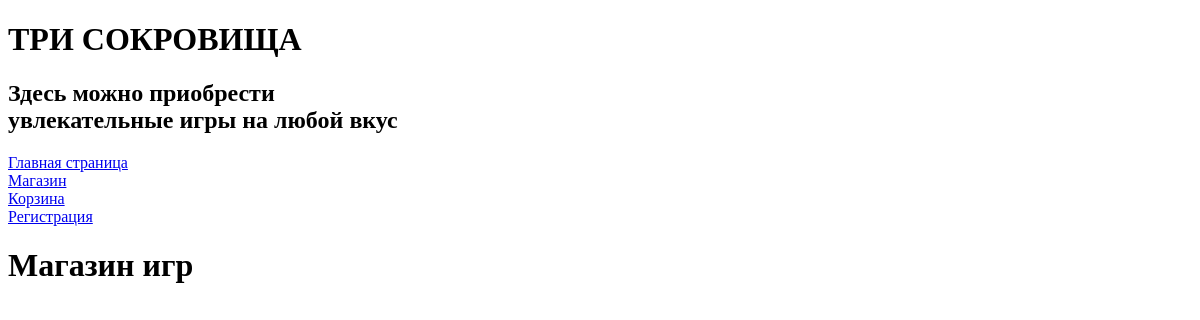
The app's page /shop/, older data.
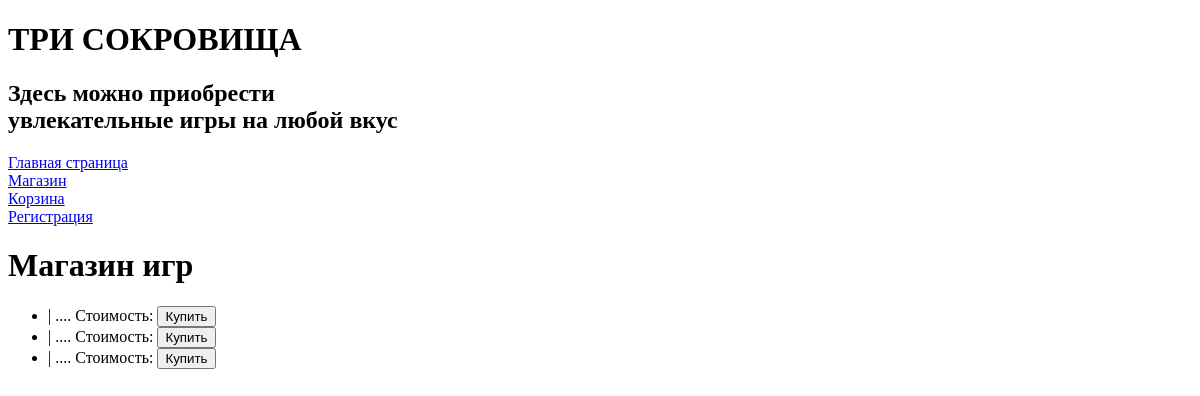
The same page, newer data.
### task1/models.py (models this page shows, shortened)
class Game(models.Model):
    objects = None
    title = models.CharField(max_length=200)
    cost = models.DecimalField(max_digits=10, decimal_places=2)
    size = models.DecimalField(max_digits=10, decimal_places=2)
    description = models.TextField()
    age_limited = models.BooleanField(default=False)
    buyers = models.ManyToManyField(Buyer, related_name='games')

### task1/views.py (the view)
# urls.py: path('shop/', shop, name='shop'),
def shop(request):
    title = 'Магазин'
    games = Game.objects.all()
    context = {
        'title': title,
        'games': games
    }
    return render(request, 'shop.html', context)

### task1/templates/shop.html (shortened to what this page needs)
{% extends 'menu.html' %}
{% block content %}
    <h1>Магазин игр</h1>
    <ul>
        {% for game in games %}
            <li>
                {{ game.name }} | {{ game.description }}. Стоимость: {{ game.price }}
                <button>Купить</button>
            </li>
        {% endfor %}
    </ul>
{% endblock %}

### task1/templates/menu.html (shortened to what this page needs)
<!DOCTYPE html>
<html lang="en">
<head>
</head>
<body>
    <h1>ТРИ СОКРОВИЩА</h1>
    <h2>Здесь можно приобрести <br>увлекательные игры на любой вкус</h2>
    {% block menu %}
        <a href="/">Главная страница</a><br>
        <a href="/shop/">Магазин</a><br>
        <a href="/basket/">Корзина</a><br>
        <a href="/registration_page/">Регистрация</a><br>
    {% endblock %}
    {% block content %}{% endblock %}
</body>
</html>

Row changes from the older to the newer data that the page shows:
added Game: description "..."
added Game: description "..."
added Game: description "..."
